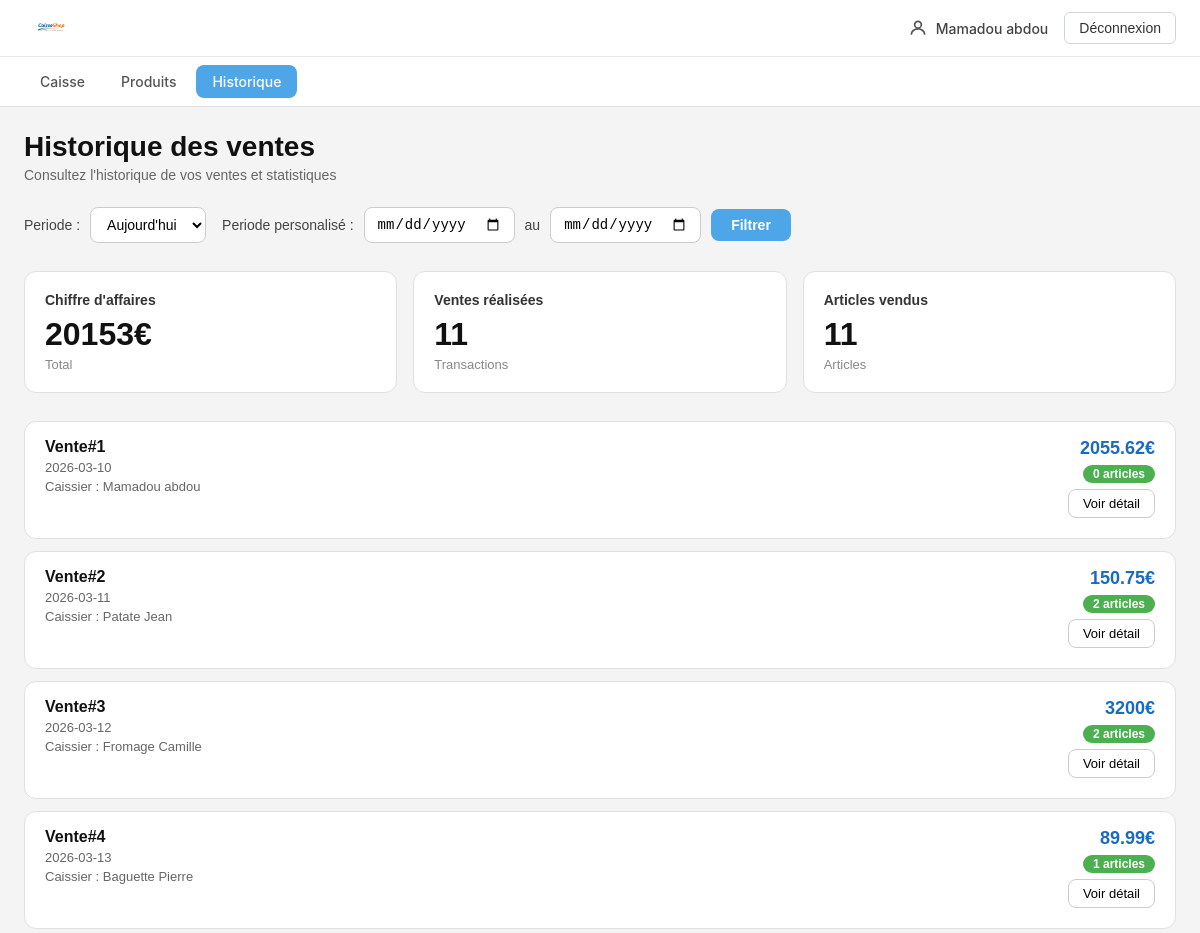
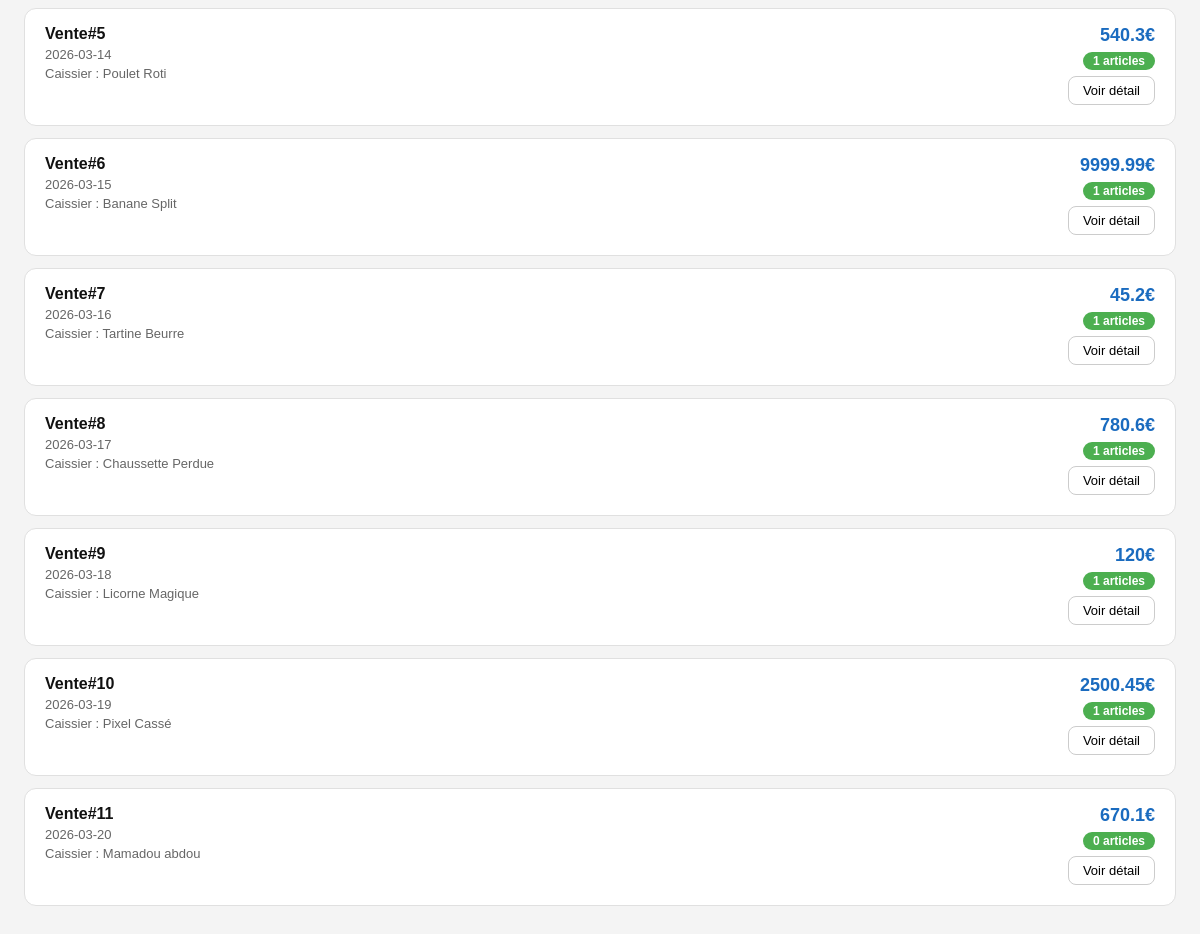
The app's page /frontoffice/historique.php (signed in), older data (2 pictures, top to bottom).
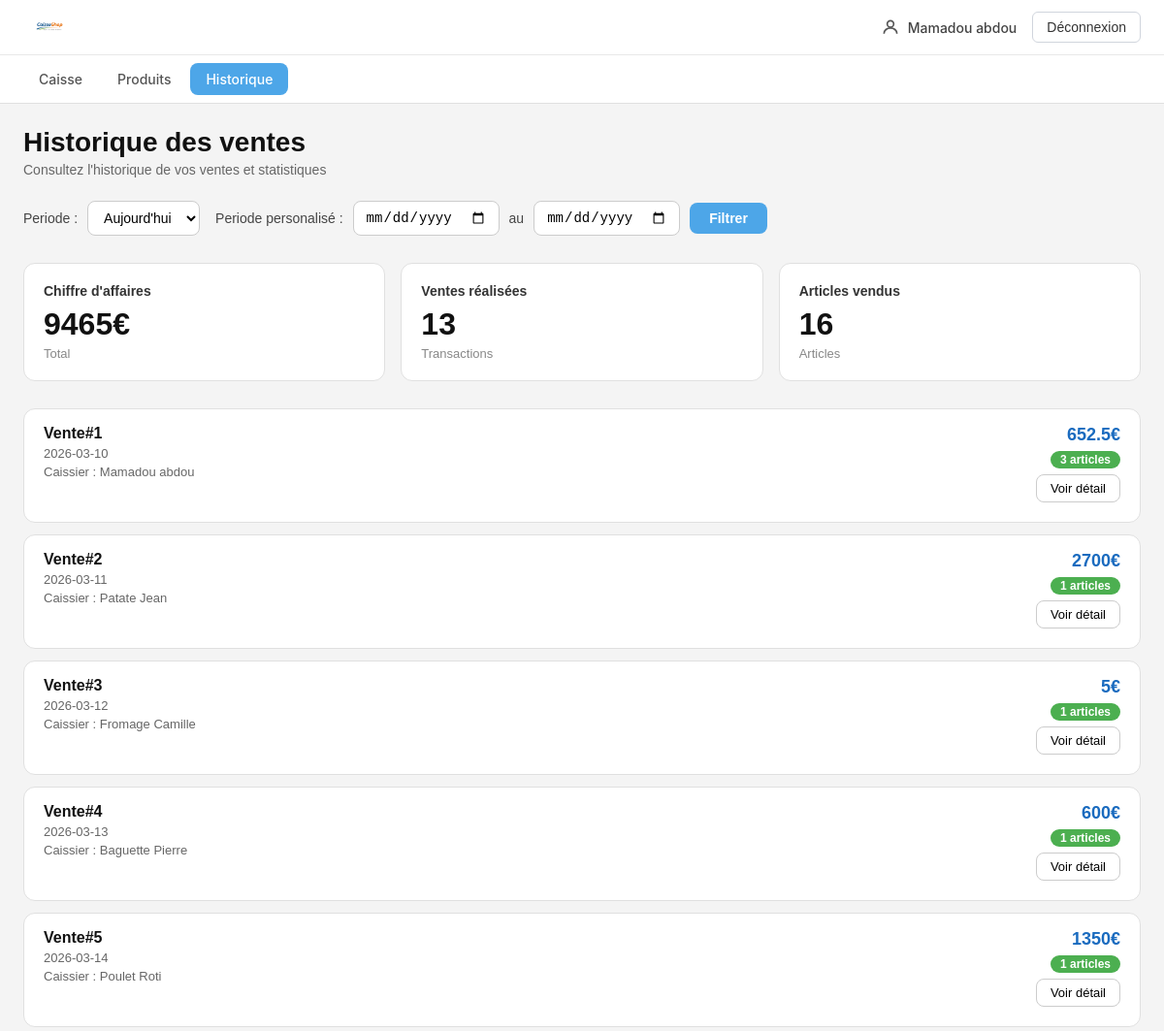
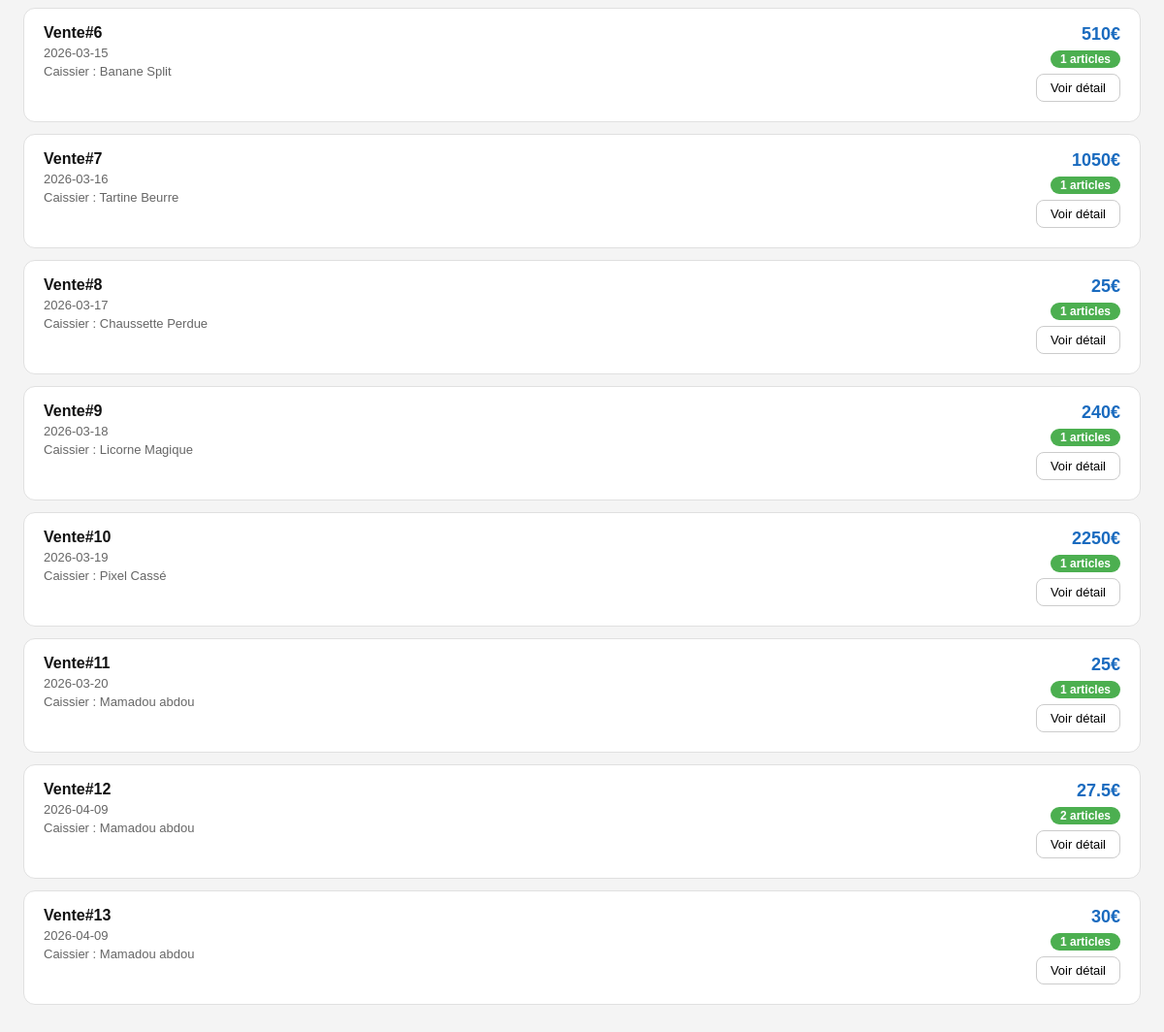
The same page, newer data (2 pictures, top to bottom).
### tables this page shows
CREATE TABLE `ventes` (
  `Id` int(11) NOT NULL,
  `IdUtilisateur` int(11) NOT NULL,
  `Date` date NOT NULL DEFAULT current_timestamp(),
  `Total` double NOT NULL
);

CREATE TABLE `utilisateurs` (
  `Id` int(11) NOT NULL,
  `Nom` varchar(20) NOT NULL,
  `Prenom` varchar(20) NOT NULL,
  `Email` varchar(50) NOT NULL,
  `MotDePasse` varchar(255) NOT NULL
);

### frontoffice/select.php (called while the page is built, shortened)
<?php
require_once('../asset/connexionbdd.php');
$sql = "SELECT vtp.IdVente,
vtp.IdProduit,
pdt.NomProduit,
vtp.Quantite,
pdt.Prix,
vtp.PrixTotalProduit
FROM venteproduits vtp
JOIN produits pdt ON vtp.IdProduit = pdt.Id
JOIN ventes vt ON vtp.IdVente = vt.Id
JOIN utilisateurs ut ON vt.IdUtilisateur = ut.Id";
$params = [];
$stmt = $pdo->prepare($sql);
$stmt->execute($params);
$venteProduits=$stmt->fetchall();
$sql = "SELECT vt.Id,
vt.Date,
vt.Total,
ut.Nom,
ut.Prenom
FROM ventes vt
JOIN utilisateurs ut ON vt.IdUtilisateur = ut.Id WHERE 1=1";
$params = [];
$stmt = $pdo->prepare($sql);
$stmt->execute($params);
$ventes=$stmt->fetchall();
?>

### frontoffice/session.php (called while the page is built, shortened)
<?php
require_once(__DIR__ . '/select.php');
?>

### frontoffice/fonction.php (called while the page is built)
<?php
function nombreArticleDansUneVente($idVente,$venteProduits){
    $nbArticle=0;
    for ($i=0; $i < count($venteProduits); $i++) {
        if ($idVente == $venteProduits[$i]['IdVente']) {
            $nbArticle+=1;
        }
    }
    return $nbArticle;
}
function CalculDuChiffreAffaires($ventes){
    $chiffreAffaire=0;
    for ($i=0; $i < count($ventes); $i++) {
        $chiffreAffaire += $ventes[$i]['Total'];
    }
    return $chiffreAffaire;
}
?>

### frontoffice/historique.php (the view, shortened to what this page needs)
<?php
require_once(__DIR__ . '/session.php');
require_once(__DIR__ . '/select.php');
require_once(__DIR__ . '/fonction.php');
?>
<!DOCTYPE html>
<html lang="fr">
<head>
    <link rel="stylesheet" href="../styles/style.css">
    <link rel="stylesheet" href="../styles/historique.css">
</head>
<body>
    <header class="header">
        <nav class="nav-top">
            <img class="logo" src="../image/logo1.png" alt="logo caisseshop">
            <div class="nav-top-droite">
                <div class="utilisateur">
                    <svg class="icone-user" xmlns="http://www.w3.org/2000/svg" viewBox="0 0 24 24" fill="none" stroke="currentColor" stroke-width="2">
                        <circle cx="12" cy="8" r="4"/>
                        <path d="M4 20c0-4 3.6-7 8-7s8 3 8 7"/>
                    </svg>
                    <p class="nom-utilisateur"><?php echo $_SESSION['LOG_USER'] ?></p>
                </div>
                <button class="bouton-deconnexion" onclick="window.location.href='logout.php'">
                    Déconnexion
                </button>
            </div>
        </nav>
        <nav class="nav-menu">
            <a class="nav-lien " href="index.php">
                Caisse
            </a>
            <a class="nav-lien" href="produits.php">
                Produits
            </a>
            <a class="nav-lien actif" href="historique.php">
                Historique
            </a>
        </nav>
    </header>
    <main class="historique-page">
        <h1 class="historique-titre">Historique des ventes</h1>
        <p class="historique-description">Consultez l'historique de vos ventes et statistiques</p>
        <div class="filtres-row">
            <form class="filtre-periode" action="">
                <label class="filtre-label" for="periode">Periode :</label>
                <select class="filtre-select" name="periode" id="periode">
                    <option value="1">Aujourd'hui</option>
                </select>
            </form>
            <form class="filtre-perso" action="historique.php" method="post">
                <label class="filtre-label" for="perso_periode_debut">Periode personalisé :</label>
                <?php if (!isset($_POST['perso_periode_debut']) && !isset($_POST['perso_periode_fin'])) { ?>
                    <input class="filtre-date" type="date" name="perso_periode_debut" >
                    <span class="filtre-au">au</span>
                    <input class="filtre-date" type="date" name="perso_periode_fin" >
                <?php }else{ ?>
                    <input class="filtre-date" type="date" name="perso_periode_debut"  value="<?php echo $_POST['perso_periode_debut'] ?>">
                    <span class="filtre-au">au</span>
                    <input class="filtre-date" type="date" name="perso_periode_fin" value="<?php echo $_POST['perso_periode_fin'] ?>">
                <?php } ?>
                <button class="filtre-btn" type="submit">Filtrer</button>
            </form>
        </div>
        <div class="stats-grid">
            <div class="stat-card">
                <h2 class="stat-titre">Chiffre d'affaires</h2>
                <b class="stat-valeur"><?php echo CalculDuChiffreAffaires($ventes) ?>€</b>
                <p class="stat-label">Total</p>
            </div>
            <div class="stat-card">
                <h2 class="stat-titre">Ventes réalisées</h2>
                <b class="stat-valeur"><?php echo count($ventes) ?></b>
                <p class="stat-label">Transactions</p>
            </div>
            <div class="stat-card">
                <h2 class="stat-titre">Articles vendus</h2>
                <b class="stat-valeur"><?php echo count($venteProduits) ?></b>
                <p class="stat-label">Articles</p>
            </div>
        </div>
        <?php for ($i=0; $i < count($ventes); $i++) { ?>
            <article class="vente-card vente-card">
                <div class="vente-header">
                    <div class="vente-info">
                        <h2 class="vente-numero">Vente#<?php echo ($i+1) ?></h2>
                        <p class="vente-date"><?php echo $ventes[$i]['Date'] ?></p>
                        <p class="vente-caissier">Caissier : <?php echo $ventes[$i]['Nom']." ".$ventes[$i]['Prenom'] ?></p>
                    </div>
                    <div class="vente-meta">
                        <p class="vente-prix"><?php echo $ventes[$i]['Total'] ?>€</p>
                        <span class="vente-badge"><?php echo nombreArticleDansUneVente($ventes[$i]['Id'], $venteProduits) ?> articles</span>
                        <form action="detailHistorique.php" method="post">
                            <button class="vente-btn" type="submit">Voir détail</button>
                        </form>
                    </div>
                </div>
            </article>
        <?php } ?>
    </main>
</body>
</html>

### styles/style.css (style rules this page uses)
* { margin: 0; padding: 0; box-sizing: border-box; }
body { font-family: -apple-system, BlinkMacSystemFont, 'Segoe UI', sans-serif; background-color: #f0f2f5; color: #1a1a1a; font-size: 14px; }
.header { background-color: #ffffff; border-bottom: 1px solid #e0e0e0; position: sticky; top: 0; z-index: 100; }
.nav-top { display: flex; align-items: center; justify-content: space-between; padding: 10px 24px; border-bottom: 1px solid #e8e8e8; }
.logo { height: 36px; width: auto; }
.nav-top-droite { display: flex; align-items: center; gap: 16px; }
.utilisateur { display: flex; align-items: center; gap: 8px; color: #444; }
.icone-user { width: 20px; height: 20px; color: #555; }
.nom-utilisateur { font-size: 14px; font-weight: 500; }
.bouton-deconnexion { display: flex; align-items: center; gap: 6px; padding: 7px 14px; background-color: #ffffff; border: 1px solid #d0d5dd; border-radius: 6px; font-size: 14px; font-weight: 500; cursor: pointer; color: #333; transition: background-color 0.2s; }
.nav-menu { display: flex; align-items: center; gap: 4px; padding: 8px 24px; }
.nav-lien { display: flex; align-items: center; gap: 6px; padding: 8px 16px; text-decoration: none; color: #555; font-size: 14px; font-weight: 500; border-radius: 8px; transition: background-color 0.2s, color 0.2s; }
.nav-lien.actif { background-color: #4da6e8; color: #ffffff; }

### styles/historique.css (style rules this page uses)
.historique-page { background: #f4f4f4; padding: 24px; font-family: sans-serif; min-height: 100vh; }
.historique-titre { font-size: 28px; font-weight: 700; margin: 0 0 4px; color: #111; }
.historique-description { color: #666; margin: 0 0 24px; font-size: 14px; }
.filtres-row { display: flex; align-items: center; flex-wrap: wrap; gap: 16px; margin-bottom: 28px; }
.filtre-periode, .filtre-perso { display: inline-flex; align-items: center; gap: 10px; }
.filtre-label { font-size: 14px; color: #444; font-weight: 500; }
.filtre-select, .filtre-date { padding: 8px 12px; border: 1px solid #ccc; border-radius: 8px; font-size: 14px; background: #fff; cursor: pointer; }
.filtre-au { font-size: 14px; color: #444; }
.filtre-btn { padding: 8px 20px; background: #4da6e8; color: #fff; border: none; border-radius: 8px; font-size: 14px; font-weight: 600; cursor: pointer; }
.stats-grid { display: grid; grid-template-columns: repeat(3, 1fr); gap: 16px; margin-bottom: 28px; }
.stat-card { background: #fff; border: 1px solid #e0e0e0; border-radius: 12px; padding: 20px; }
.stat-titre { font-size: 14px; font-weight: 600; color: #333; margin: 0 0 8px; }
.stat-valeur { display: block; font-size: 32px; font-weight: 700; color: #111; margin-bottom: 4px; }
.stat-label { font-size: 13px; color: #888; margin: 0; }
.vente-card { background: #fff; border: 1px solid #e0e0e0; border-radius: 12px; padding: 16px 20px; margin-bottom: 12px; display: flex; flex-direction: column; }
.vente-header { display: flex; justify-content: space-between; align-items: flex-start; margin-bottom: 4px; }
.vente-info { display: flex; flex-direction: column; gap: 4px; }
.vente-numero { font-size: 16px; font-weight: 700; color: #111; margin: 0; }
.vente-date, .vente-caissier { font-size: 13px; color: #666; margin: 0; }
.vente-meta { display: flex; flex-direction: column; align-items: flex-end; gap: 6px; }
.vente-prix { font-size: 18px; font-weight: 700; color: #1a6bbf; margin: 0; }
.vente-badge { background: #4caf50; color: #fff; font-size: 12px; font-weight: 600; padding: 2px 10px; border-radius: 20px; }
.vente-btn { padding: 6px 14px; font-size: 13px; border: 1px solid #ccc; background: #fff; border-radius: 8px; cursor: pointer; }

Row changes from the older to the newer data that the page shows:
changed ventes (number 1 of 13 on the later page): Total "2055.62" → "652.5"; Id "0" → "3"
changed ventes "Patate": Total "150.75" → "2700"; Id "2" → "1"
changed ventes "Fromage": Total "3200" → "5"; Id "2" → "1"
changed ventes "Baguette": Total "89.99" → "600"
changed ventes "Poulet": Total "540.3" → "1350"
changed ventes "Banane": Total "9999.99" → "510"
changed ventes "Tartine": Total "45.2" → "1050"
changed ventes "Chaussette": Total "780.6" → "25"
changed ventes "Licorne": Total "120" → "240"
changed ventes "Pixel": Total "2500.45" → "2250"
changed ventes (number 11 of 13 on the later page): Total "670.1" → "25"; Id "0" → "1"
added ventes: Date "2026-04-09", IdUtilisateur.Nom "Mamadou", IdUtilisateur.Prenom "abdou", Total "27.5", Id "2"
added ventes: Date "2026-04-09", IdUtilisateur.Nom "Mamadou", IdUtilisateur.Prenom "abdou", Total "30", Id "1"
Text that changed along with them:
CalculDuChiffreAffaires($ventes): "20153" → "9465"
count($ventes): "11" → "13"
count($venteProduits): "11" → "16"
